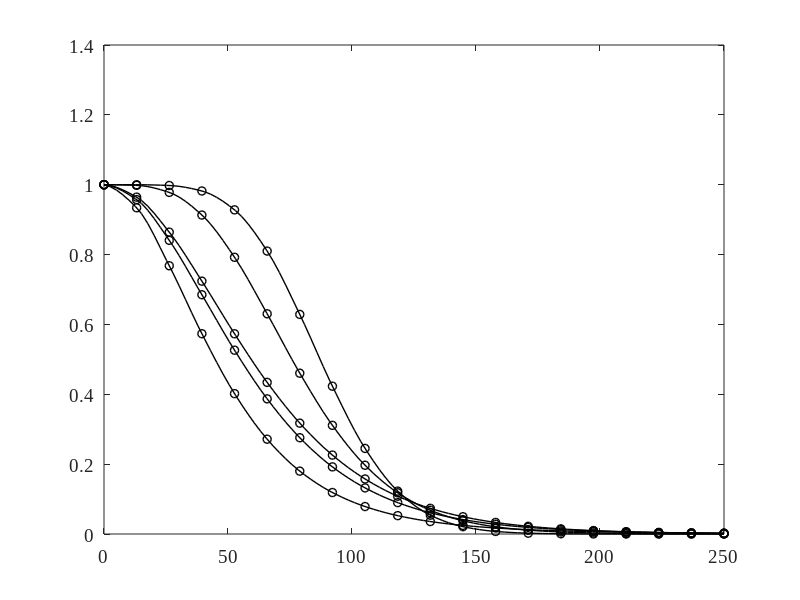

Here is the MATLAB script that generated this plot: (Note: this script raises an error after producing the figure.)
% ARPANET
% Plot R(t), h(t) with cv variation

clear
addpath('data');

load rt_ht_ttf_arpanet_pureme3.mat;
rr(:,1) = Rs';
zz(:,1) = z1';
hh(:,1) = z3';
cv(1)  = sdttf_component/mttf_component;
load rt_ht_ttf_arpanet_exponential.mat;
rr(:,2) = Rs';
zz(:,2) = z1';
hh(:,2) = z3';
cv(2)  = cvttfc_me;
load rt_ht_ttf_arpanet_2Coxian_cv1.5.mat;
rr(:,3) = Rs';
zz(:,3) = z1';
hh(:,3) = z3'; 
cv(3)  = cvttfc_me;
load rt_ht_ttf_arpanet_2Erlang.mat;
rr(:,4) = Rs';
zz(:,4) = z1';
hh(:,4) = z3'; 
cv(4)  = cvttfc_me;
load rt_ht_ttf_arpanet_FME_2Coxian_cv1.1391.mat;
rr(:,5) = Rs';
zz(:,5) = z1';
hh(:,5) = z3'; 
cv(5)  = cvttfc_me;

%%
figure('Name','Reliability Function');
PHLines = plot(xx,zz,'k','LineWidth',1);hold on;
ScLines = plot(t,rr,'ko','LineWidth',1);hold off;
PHGroup = hggroup;
ScGroup = hggroup;
set(gca,'FontName','Times New Roman','FontSize',14);
set(PHLines,'Parent',PHGroup);
set(ScLines,'Parent',ScGroup);
set(get(get(PHGroup,'Annotation'),'LegendInformation'),'IconDisplayStyle','on');
set(get(get(ScGroup,'Annotation'),'LegendInformation'),'IconDisplayStyle','on');
xlabel('\it t','FontSize',14);
ylabel('\it R(t)','FontSize',14);
title('Reliability Function','FontWeight','normal');
legend({'SDP with Reliability Function (proposed)','SDP with Reliability Values (baseline)'},'FontSize',14);
text(t(5),rr(5,1),['\it Genuine ME, CVTTF = ',num2str(real(cv(1)),4)],'FontName','Times New Roman','FontAngle','italic','FontSize',14);
text(t(5),rr(5,2),['\it Exponential, CVTTF = ',num2str(cv(2),4)],'FontName','Times New Roman','FontAngle','italic','FontSize',14);
text(t(5),rr(5,3),['\it 2-Coxian, CVTTF = ',num2str(cv(3),5)],'FontName','Times New Roman','FontAngle','italic','FontSize',14);
text(t(5),rr(5,4),['\it 2-Erlang, CVTTF = ',num2str(cv(4),4)],'FontName','Times New Roman','FontAngle','italic','FontSize',14);
text(t(5),rr(5,5),['\it 2-HE, CVTTF = ',num2str(cv(5),5)],'FontName','Times New Roman','FontAngle','italic','FontSize',14);
axis([0 tmax 0 1.2])

%%
figure('Name','Hazard Function');
PHLines = plot(xx,hh,'k','LineWidth',1);
PHGroup = hggroup;
set(gca,'FontName','Times New Roman','FontSize',14);
set(PHLines,'Parent',PHGroup);
set(get(get(PHGroup,'Annotation'),'LegendInformation'),'IconDisplayStyle','on');
xlabel('\it t','FontSize',14);
ylabel('\it h(t)','FontSize',14);
title('Hazard Function','FontWeight','normal');
axis([0 tmax 0 0.15]);
text(xx(70),hh(70,1),['\it Genuine ME, CVTTF = ',num2str(real(cv(1)),4)],'FontName','Times New Roman','FontAngle','italic','FontSize',14);
text(xx(70),hh(70,2),['\it Exponential, CVTTF = ',num2str(cv(2),4)],'FontName','Times New Roman','FontAngle','italic','FontSize',14);
text(xx(70),hh(70,3),['\it 2-Coxian, CVTTF = ',num2str(cv(3),5)],'FontName','Times New Roman','FontAngle','italic','FontSize',14);
text(xx(70),hh(70,4),['\it 2-Erlang, CVTTF = ',num2str(cv(4),4)],'FontName','Times New Roman','FontAngle','italic','FontSize',14);
text(xx(70),hh(70,5),['\it 2-HE, CVTTF = ',num2str(cv(5),5)],'FontName','Times New Roman','FontAngle','italic','FontSize',14);